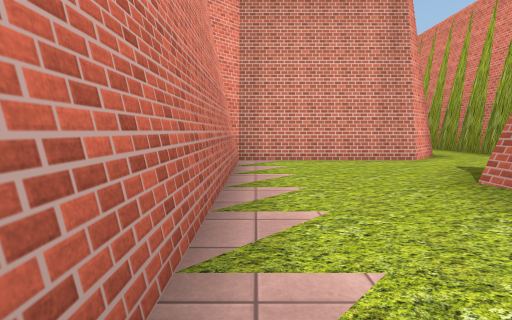
View 1 (above)

23 first-person views from a walk through a 3-D level made in the Unity game engine. The camera is 1.3 m above the floor, tilts 6° down and sees 85° across. The floor is counted in squares, 2 m on a side. Each view is taken from the middle of a square. On the plan, view 1 faces up. The plan holds only what a view shows up to about 9 squares ahead; the rest is blank. The place goes on beyond the plan. Some trees and plants on the terrain are drawn as simple stand-ins. The player is left out. Some surface patterns are stand-ins.

View 2
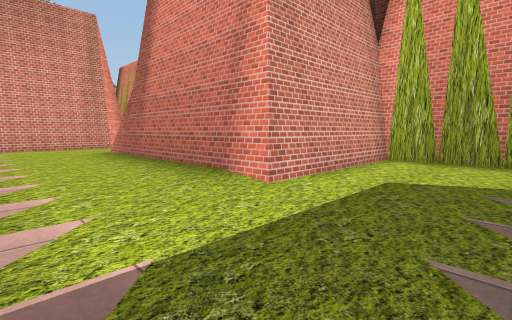

View 3
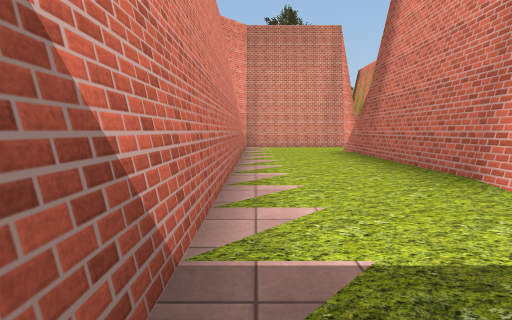

View 4
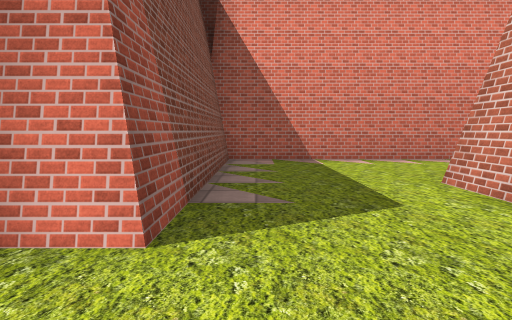

View 5
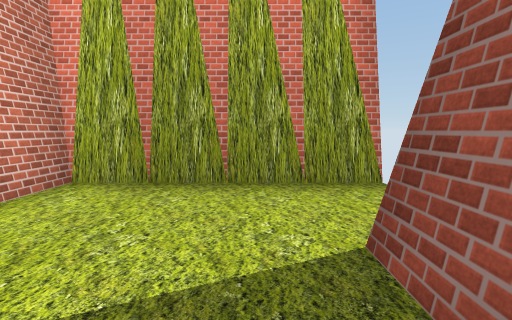

View 6
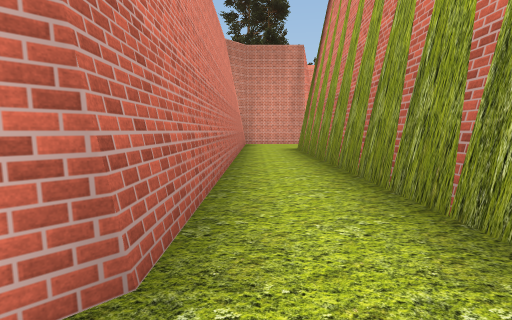

View 7
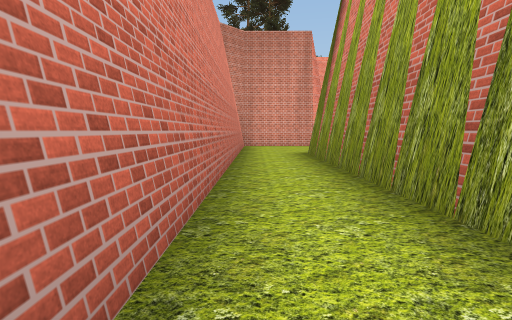

View 8
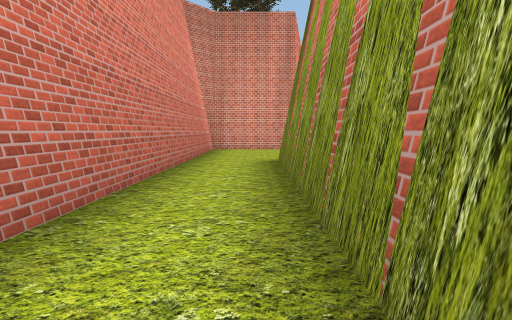

View 9
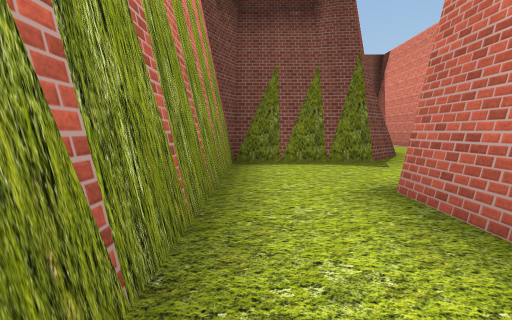

View 10
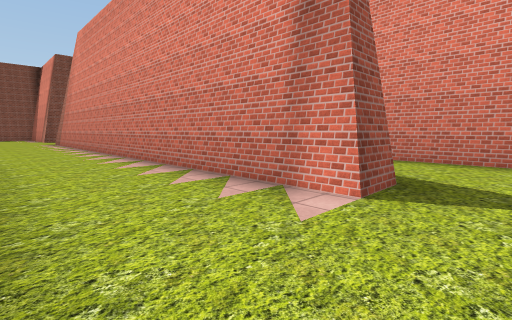

View 11
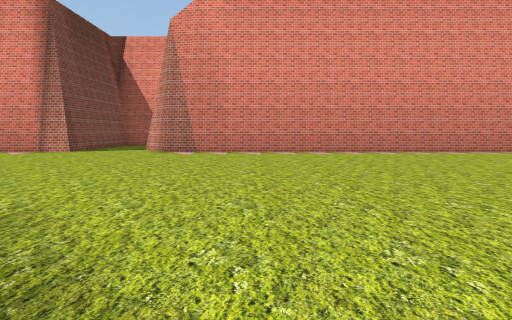

View 12
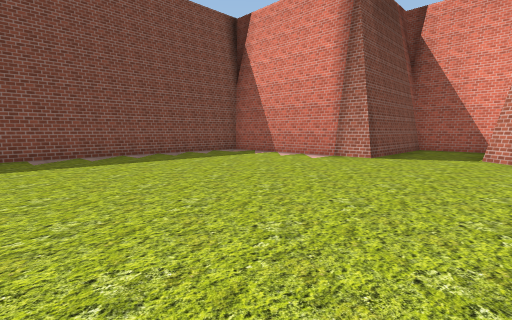

View 13
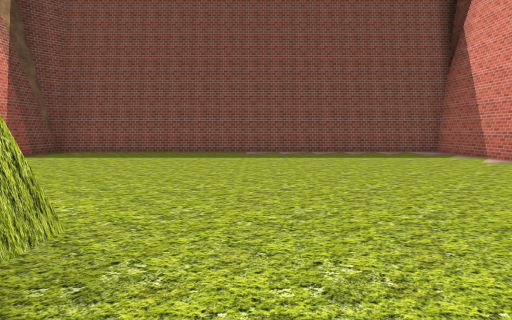

View 14
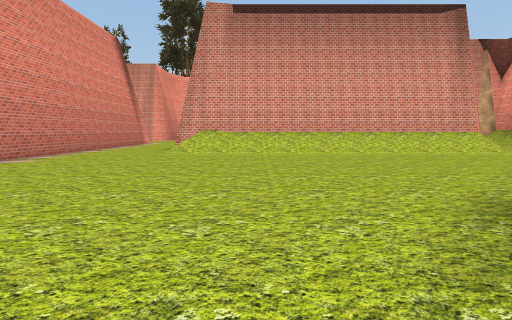

View 15
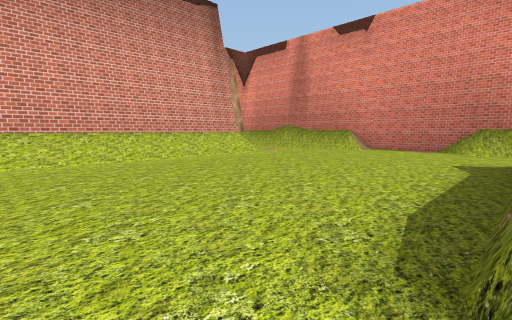

View 16
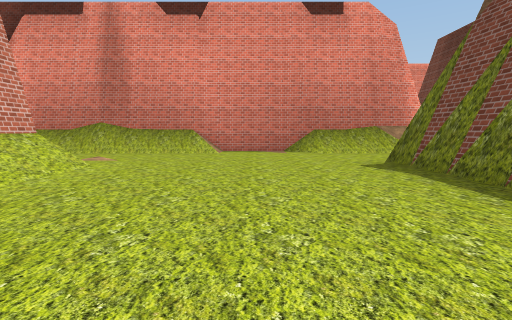

View 17
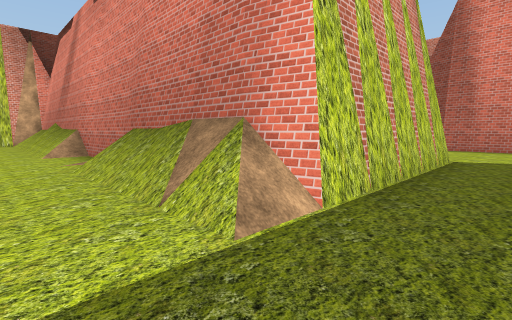

View 18
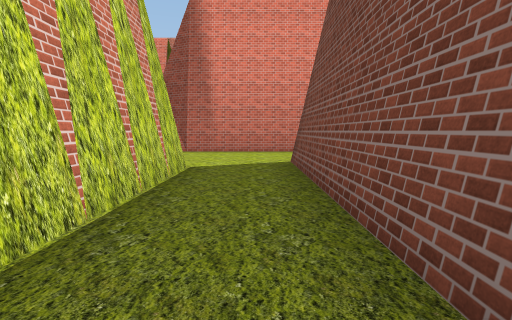

View 19
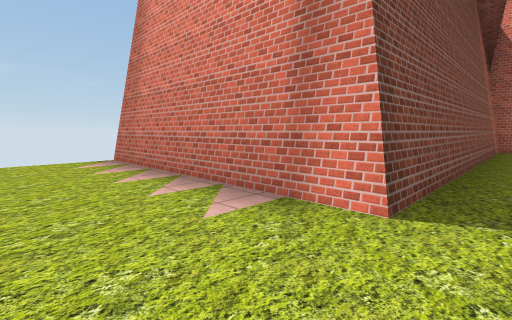

View 20
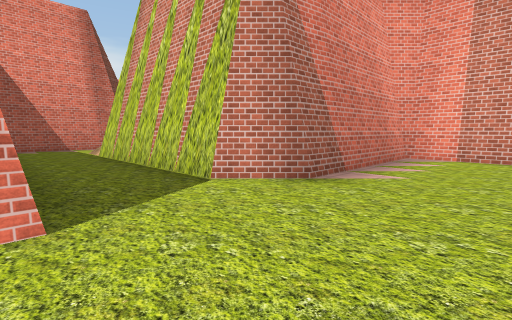

View 21
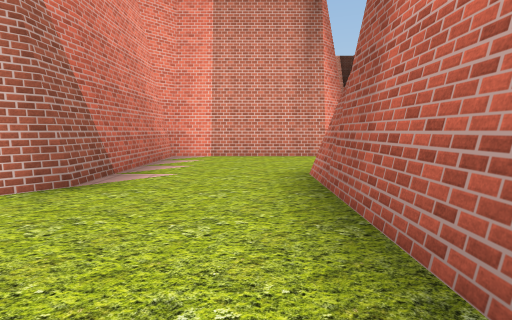

View 22
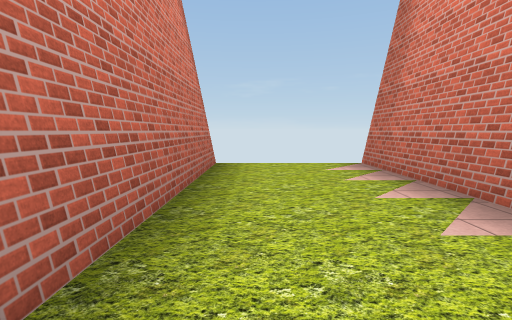

View 23
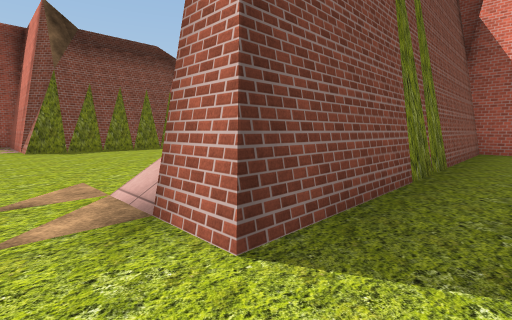

### Floor plan
Key: @ floor where view 1 was taken; # wall or solid block; . floor; / step, stairs or slope.
Columns run from 1 left of view 1 to 34 right of it. Each row starts with its distance up from view 1.
 18      #.......
 17      #.......
 16      #..##...
 15      #..##...
 14      #..##... #.......... #
 13      #..##... ##########./#
 12      #..##... ##########./#
 11      #..##...##########/./#
 10      #..##...//////////../#
  9      #..##.............../#
  8      #..##.............../#
  7     ##..##................#
  6 #####...##................#     ####
  5 #.......##................#     #...
  4 #....#####.......#######..#     #...
  3 #...##  ##.......#     #..#    ##..#
  2 #...#   ##.......#     #..######...#
  1 #...##............     #...........#
  0 #@..##.............    #...........#
 -1 #...######.........    ##########..#
 -2 #...######..........            #..#
 -3 #.......##...........           #..#
 -4 #.......##...........#          #..#
 -5 #.......##...........#          #..#
 -6 ######..##############          #..#
 -7      #  #                       #  #

Where each view was taken, in squares from view 1:
view 1: 0 up, 0 right, facing up
view 2: 5 down, 0 right, facing up-right
view 3: 5 down, 0 right, facing up
view 4: 5 down, 6 right, facing left
view 5: 5 down, 3 right, facing right
view 6: 6 up, 5 right, facing up
view 7: 8 up, 5 right, facing up
view 8: 10 up, 6 right, facing up
view 9: 10 up, 6 right, facing down
view 10: 18 up, 11 right, facing down-left
view 11: 5 up, 17 right, facing left
view 12: 2 up, 15 right, facing down-left
view 13: 3 up, 14 right, facing down
view 14: 2 up, 14 right, facing up
view 15: 4 up, 15 right, facing up-right
view 16: 7 up, 16 right, facing right
view 17: 0 up, 23 right, facing up-right
view 18: 0 up, 25 right, facing right
view 19: 0 up, 33 right, facing down-left
view 20: 1 down, 33 right, facing up-left
view 21: 1 down, 33 right, facing up
view 22: 1 down, 33 right, facing down
view 23: 14 up, 23 right, facing down-left
